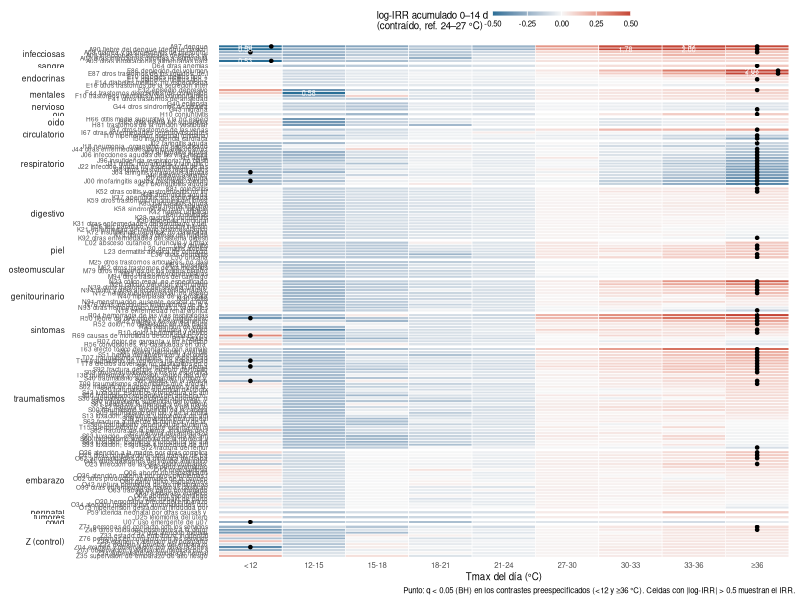
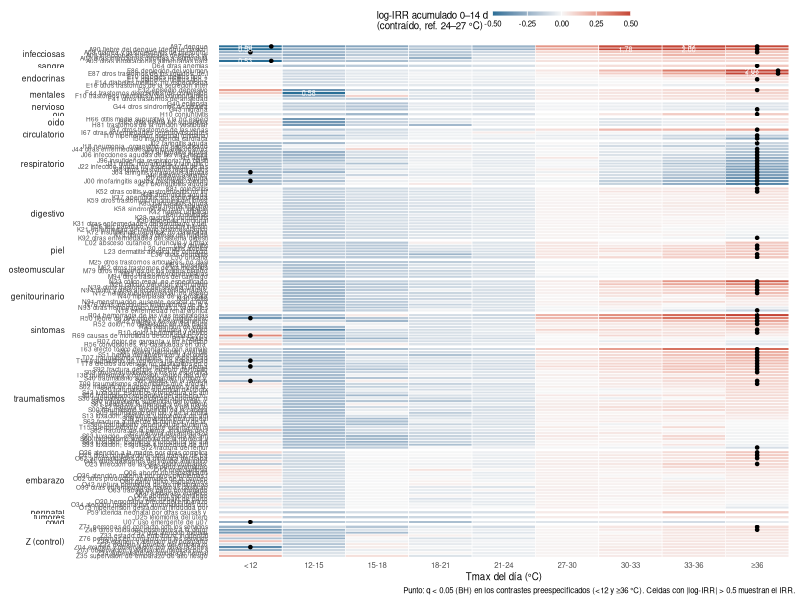

These charts were generated, in order, by the following R code:
#!/usr/bin/env Rscript
# Figura 9 (especificación H7): heatmap código CIE-10 × bin de Tmax del log-IRR contraído
# (acumulado 0-14 d), ordenado por capítulo; punto en las celdas de los dos contrastes
# preespecificados con q < 0.05. Sólo lee resultados/tablas/codigos_fdr_2012_2025.csv (22).
suppressMessages({library(data.table); library(ggplot2)})
x <- fread("resultados/tablas/codigos_fdr_2012_2025.csv")
niveles <- c("[-Inf,12)", "[12,15)", "[15,18)", "[18,21)", "[21,24)", "[24,27)", "[27,30)", "[30,33)", "[33,36)", "[36, Inf)")
etq <- c("<12", "12-15", "15-18", "18-21", "21-24", "24-27", "27-30", "30-33", "33-36", "≥36")
x[, bin := factor(bin, levels = niveles, labels = etq)]
# orden: capítulo (como en las figuras de capítulos), dentro del capítulo por efecto de calor contraído
orden_cap <- c("infecciosas", "sangre", "endocrinas", "mentales", "nervioso", "ojo", "oido", "circulatorio",
               "respiratorio", "digestivo", "piel", "osteomuscular", "genitourinario", "sintomas", "traumatismos",
               "embarazo", "perinatal", "tumores", "covid", "Z_control")
calor <- x[contraste == "calor_36", .(cie3, capitulo, b_calor = beta_post)]
calor[, capitulo := factor(capitulo, levels = orden_cap)]
setorder(calor, capitulo, -b_calor)
x[, cie3 := factor(cie3, levels = rev(calor$cie3))]
x[, capitulo := factor(capitulo, levels = orden_cap, labels = sub("Z_control", "Z (control)", orden_cap))]
x[, etiqueta := sprintf("%s %s", cie3, tolower(substr(nombre, 1, 38)))]
etiquetas <- unique(x[, .(cie3, etiqueta)]); setkey(etiquetas, cie3)
lim <- 0.5   # log-IRR; ±0.5 ≈ IRR 0.61–1.65; T63 y E86 se saturan y se anotan
x[, b_plot := pmax(pmin(beta_post, lim), -lim)]
g <- ggplot(x, aes(bin, cie3, fill = b_plot)) + geom_tile(colour = "white", linewidth = 0.2) +
  geom_point(data = x[preespecificado & sig & abs(beta_post) <= lim], size = 0.9, colour = "black") +
  geom_point(data = x[preespecificado & sig & abs(beta_post) > lim], size = 0.9, colour = "black", position = position_nudge(x = 0.33)) +
  geom_text(data = x[abs(beta_post) > lim], aes(label = sprintf("%.2f", exp(beta_post))), size = 1.8, colour = "white", nudge_x = -0.08) +
  scale_fill_gradient2(low = "#2a6f97", mid = "grey97", high = "#c44536", midpoint = 0, limits = c(-lim, lim),
                       name = "log-IRR acumulado 0–14 d\n(contraído, ref. 24–27 °C)") +
  scale_y_discrete(labels = function(v) etiquetas[v, etiqueta]) +
  facet_grid(capitulo ~ ., scales = "free_y", space = "free_y", switch = "y") +
  labs(x = "Tmax del día (°C)", y = NULL,
       caption = "Punto: q < 0.05 (BH) en los contrastes preespecificados (<12 y ≥36 °C). Celdas con |log-IRR| > 0.5 muestran el IRR.") +
  theme_minimal(base_size = 7) +
  theme(strip.placement = "outside", strip.text.y.left = element_text(angle = 0, hjust = 1, size = 6),
        panel.spacing.y = unit(1, "pt"), axis.text.y = element_text(size = 4.6), legend.position = "top",
        legend.key.height = unit(3, "pt"), legend.key.width = unit(20, "pt"), panel.grid = element_blank())
n <- uniqueN(x$cie3); h <- 1.5 + n * 0.075
cairo_pdf("resultados/figuras/codigos_heatmap_2012_2025.pdf", width = 6.5, height = h); print(g); dev.off()
png("resultados/figuras/codigos_heatmap_2012_2025.png", width = 6.5, height = h, units = "in", res = 220); print(g); dev.off()
message("-> resultados/figuras/codigos_heatmap_2012_2025 (", n, " códigos)")
